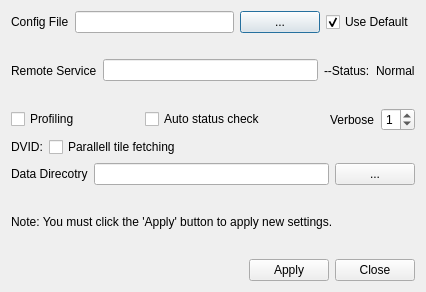
<?xml version="1.0" encoding="UTF-8"?>
<ui version="4.0">
 <class>FlyEmSettingDialog</class>
 <widget class="QDialog" name="FlyEmSettingDialog">
  <property name="geometry">
   <rect>
    <x>0</x>
    <y>0</y>
    <width>426</width>
    <height>292</height>
   </rect>
  </property>
  <property name="windowTitle">
   <string>FlyEM - Settings</string>
  </property>
  <layout class="QVBoxLayout" name="verticalLayout">
   <item>
    <layout class="QHBoxLayout" name="horizontalLayout_8">
     <item>
      <layout class="QHBoxLayout" name="horizontalLayout_2">
       <item>
        <widget class="QLabel" name="label_2">
         <property name="toolTip">
          <string>Set configuration file. Effective only when 'Use Default' is OFF.</string>
         </property>
         <property name="text">
          <string>Config File</string>
         </property>
        </widget>
       </item>
       <item>
        <widget class="QLineEdit" name="configLineEdit">
         <property name="toolTip">
          <string>Set configure</string>
         </property>
        </widget>
       </item>
       <item>
        <widget class="QPushButton" name="configPushButton">
         <property name="text">
          <string>...</string>
         </property>
        </widget>
       </item>
      </layout>
     </item>
     <item>
      <widget class="QCheckBox" name="defaultConfigFileCheckBox">
       <property name="toolTip">
        <string>Use default configuration file (distributed with the program)</string>
       </property>
       <property name="text">
        <string>Use Default</string>
       </property>
       <property name="checked">
        <bool>true</bool>
       </property>
      </widget>
     </item>
    </layout>
   </item>
   <item>
    <layout class="QHBoxLayout" name="horizontalLayout_4">
     <item>
      <widget class="QLabel" name="label">
       <property name="text">
        <string>Remote Service</string>
       </property>
      </widget>
     </item>
     <item>
      <widget class="QLineEdit" name="servicelineEdit">
       <property name="sizePolicy">
        <sizepolicy hsizetype="MinimumExpanding" vsizetype="Fixed">
         <horstretch>0</horstretch>
         <verstretch>0</verstretch>
        </sizepolicy>
       </property>
       <property name="text">
        <string/>
       </property>
      </widget>
     </item>
     <item>
      <layout class="QHBoxLayout" name="horizontalLayout">
       <item>
        <widget class="QLabel" name="label_3">
         <property name="text">
          <string>--Status:</string>
         </property>
        </widget>
       </item>
       <item>
        <widget class="QLabel" name="statusLabel">
         <property name="text">
          <string>Normal</string>
         </property>
        </widget>
       </item>
      </layout>
     </item>
    </layout>
   </item>
   <item>
    <layout class="QHBoxLayout" name="horizontalLayout_5">
     <item>
      <widget class="QCheckBox" name="profilingCheckBox">
       <property name="text">
        <string>Profiling</string>
       </property>
      </widget>
     </item>
     <item>
      <spacer name="horizontalSpacer_3">
       <property name="orientation">
        <enum>Qt::Horizontal</enum>
       </property>
       <property name="sizeHint" stdset="0">
        <size>
         <width>40</width>
         <height>20</height>
        </size>
       </property>
      </spacer>
     </item>
     <item>
      <widget class="QCheckBox" name="autoStatuscCheckBox">
       <property name="text">
        <string>Auto status check</string>
       </property>
      </widget>
     </item>
     <item>
      <spacer name="horizontalSpacer_2">
       <property name="orientation">
        <enum>Qt::Horizontal</enum>
       </property>
       <property name="sizeHint" stdset="0">
        <size>
         <width>40</width>
         <height>20</height>
        </size>
       </property>
      </spacer>
     </item>
     <item>
      <widget class="QLabel" name="label_4">
       <property name="text">
        <string>Verbose</string>
       </property>
      </widget>
     </item>
     <item>
      <widget class="QSpinBox" name="verboseSpinBox">
       <property name="maximum">
        <number>5</number>
       </property>
       <property name="value">
        <number>1</number>
       </property>
      </widget>
     </item>
    </layout>
   </item>
   <item>
    <layout class="QHBoxLayout" name="horizontalLayout_6">
     <item>
      <widget class="QLabel" name="label_6">
       <property name="text">
        <string>DVID:</string>
       </property>
      </widget>
     </item>
     <item>
      <widget class="QCheckBox" name="parallelTileCheckBox">
       <property name="text">
        <string>Parallell tile fetching</string>
       </property>
      </widget>
     </item>
     <item>
      <spacer name="horizontalSpacer_4">
       <property name="orientation">
        <enum>Qt::Horizontal</enum>
       </property>
       <property name="sizeHint" stdset="0">
        <size>
         <width>40</width>
         <height>20</height>
        </size>
       </property>
      </spacer>
     </item>
    </layout>
   </item>
   <item>
    <layout class="QHBoxLayout" name="horizontalLayout_7">
     <item>
      <widget class="QLabel" name="label_7">
       <property name="text">
        <string>Data Direcotry</string>
       </property>
      </widget>
     </item>
     <item>
      <widget class="QLineEdit" name="dataDirLineEdit"/>
     </item>
     <item>
      <widget class="QPushButton" name="dataDirPushButton">
       <property name="text">
        <string>...</string>
       </property>
      </widget>
     </item>
    </layout>
   </item>
   <item>
    <widget class="QLabel" name="label_5">
     <property name="text">
      <string>Note: You must click the 'Apply' button to apply new settings.</string>
     </property>
    </widget>
   </item>
   <item>
    <layout class="QHBoxLayout" name="horizontalLayout_3">
     <item>
      <spacer name="horizontalSpacer">
       <property name="orientation">
        <enum>Qt::Horizontal</enum>
       </property>
       <property name="sizeHint" stdset="0">
        <size>
         <width>40</width>
         <height>20</height>
        </size>
       </property>
      </spacer>
     </item>
     <item>
      <widget class="QPushButton" name="updatePushButton">
       <property name="toolTip">
        <string>Apply current settings</string>
       </property>
       <property name="text">
        <string>Apply</string>
       </property>
      </widget>
     </item>
     <item>
      <widget class="QPushButton" name="closePushButton">
       <property name="statusTip">
        <string>Close the dialog. All settings modified without the update will be discarded.</string>
       </property>
       <property name="text">
        <string>Close</string>
       </property>
      </widget>
     </item>
    </layout>
   </item>
  </layout>
 </widget>
 <resources/>
 <connections/>
</ui>
